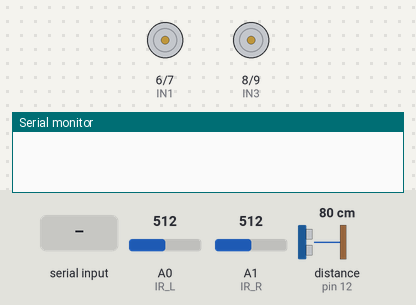
Recording of a sketch running on a simulated Arduino Uno, built with avr-gcc and run on an emulated ATmega328P. On the bench: motor-driver pin pairs drawn as motors (green arrow = first pin HIGH = forward, orange = second pin HIGH = backward, longer = more drive, scaled by the enable pin), the last lines printed to the serial monitor. The inputs (shaded band) are chosen by the test bench; at power-on: A0 (IR_L) = 512, distance to the obstacle (sensor on pin 12) 80 cm, A1 (IR_R) = 512. The echo pulse lasts 58.3 µs per cm.

Above: at 1.2 s.
1.3 s: "GO,3\n" received over Serial
At 2.5 s:
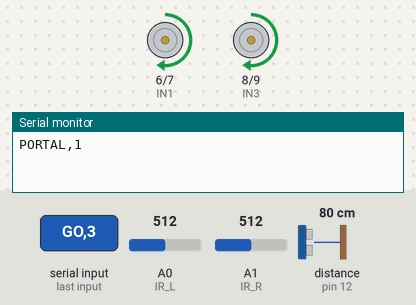
2.8 s: A0 (IR_L) set to 488
At 3.5 s:
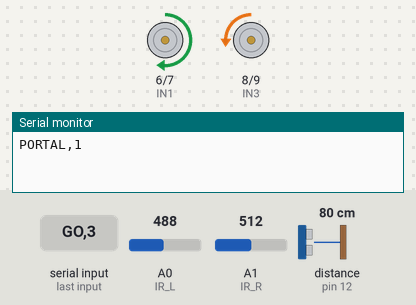
4.3 s: distance to the obstacle (sensor on pin 12) set to 16 cm
5.8 s: distance to the obstacle (sensor on pin 12) set to 13 cm
At 6.9 s:
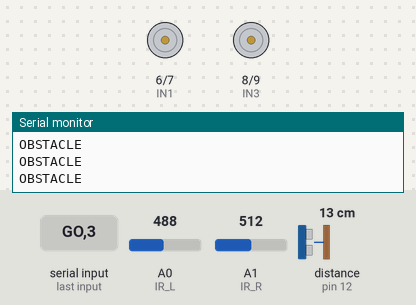
7.7 s: distance to the obstacle (sensor on pin 12) set to 18 cm
At 9.0 s:
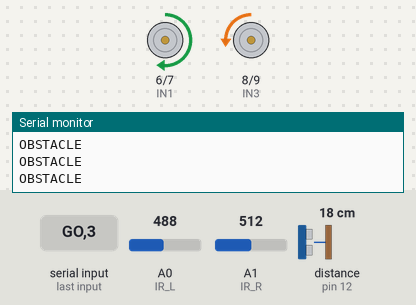
9.3 s: distance to the obstacle (sensor on pin 12) set to 2 cm
At 10.7 s:
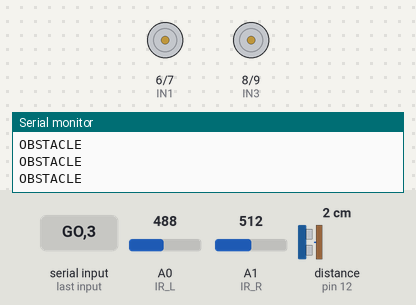
Timing chart, 0 to 11.8 s (numbered marks = the images above; inputs shaded):
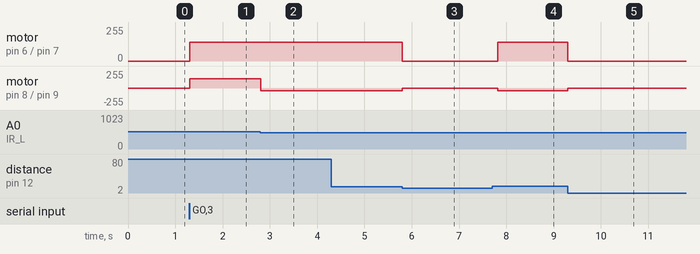

Measured:
- the behaviour switches between 501 and 500 on A0 (IR_L) (found by bisection; images 1 and 2)
- the behaviour switches between 15 and 14 cm on distance to the obstacle (sensor on pin 12) (found by bisection; images 2 and 3)
- after the input at 1.3 s, motor on pin 6 (IN1) / pin 7 (IN2), motor on pin 8 (IN3) / pin 9 (IN4): stopped → forward 140/255 at once
- after the input at 2.8 s, motor on pin 8 (IN3) / pin 9 (IN4): forward 140/255 → backward 40/255 at once
- after the input at 4.3 s, every drawn part: stays the same
- after the input at 5.8 s, motor on pin 6 (IN1) / pin 7 (IN2): forward 140/255 → stopped at once; motor on pin 8 (IN3) / pin 9 (IN4): backward 40/255 → stopped at once
- after the input at 7.7 s, motor on pin 6 (IN1) / pin 7 (IN2): stopped → forward 140/255 after 0.12 s; motor on pin 8 (IN3) / pin 9 (IN4): stopped → backward 40/255 after 0.12 s
- after the input at 9.3 s, motor on pin 6 (IN1) / pin 7 (IN2): forward 140/255 → stopped at once; motor on pin 8 (IN3) / pin 9 (IN4): backward 40/255 → stopped at once

The sketch:

robot_tunnel.ino
```cpp
/* NovaRescue робот-курьер (Arduino Uno + L298N + 2 IR сызық сенсоры + HC-SR04)
   Тоннельдегі сызықпен жүреді, кедергіде тоқтайды, порталды (көлденең белгі) санайды.
   Сымдар: ENA D5, IN1 D6, IN2 D7, ENB D10, IN3 D8, IN4 D9
           IR сол A0, IR оң A1 | HC-SR04 TRIG D11, ECHO D12
   Сервер Serial-мен "GO,3" жібереді: 3-портал (постамат) дейін жүр. */
const uint8_t ENA = 5, IN1 = 6, IN2 = 7, ENB = 10, IN3 = 8, IN4 = 9;
const uint8_t IR_L = A0, IR_R = A1, TRIG = 11, ECHO = 12;
const uint8_t SPEED = 140, STOP_CM = 15;
const int BLACK = 500;                 // сенсор шегі (калибровка керек)

int target = 0, portal = 0;
bool running = false, onMark = false;

void drive(int l, int r) {             // -255..255
  digitalWrite(IN1, l > 0); digitalWrite(IN2, l < 0); analogWrite(ENA, abs(l));
  digitalWrite(IN3, r > 0); digitalWrite(IN4, r < 0); analogWrite(ENB, abs(r));
}

long distanceCm() {
  digitalWrite(TRIG, LOW); delayMicroseconds(2);
  digitalWrite(TRIG, HIGH); delayMicroseconds(10); digitalWrite(TRIG, LOW);
  long t = pulseIn(ECHO, HIGH, 20000);
  return t ? t / 58 : 999;
}

void setup() {
  Serial.begin(9600);
  for (uint8_t p : {ENA, IN1, IN2, ENB, IN3, IN4, TRIG}) pinMode(p, OUTPUT);
  pinMode(ECHO, INPUT);
}

void loop() {
  if (Serial.available()) {            // "GO,n"
    String s = Serial.readStringUntil('\n');
    if (s.startsWith("GO,")) { target = s.substring(3).toInt(); portal = 0; running = true; }
  }
  if (!running) { drive(0, 0); return; }

  if (distanceCm() < STOP_CM) { drive(0, 0); Serial.println("OBSTACLE"); delay(200); return; }

  bool l = analogRead(IR_L) > BLACK, r = analogRead(IR_R) > BLACK;
  if (l && r) {                        // көлденең белгі = портал
    if (!onMark) { onMark = true; portal++; Serial.print("PORTAL,"); Serial.println(portal); }
    if (portal >= target) {            // постаматқа келдік
      drive(0, 0); running = false; Serial.println("ARRIVED"); return;
    }
    drive(SPEED, SPEED);
  } else {
    onMark = false;
    if (l) drive(-40, SPEED);          // солға бұрыл
    else if (r) drive(SPEED, -40);     // оңға бұрыл
    else drive(SPEED, SPEED);
  }
}
```
